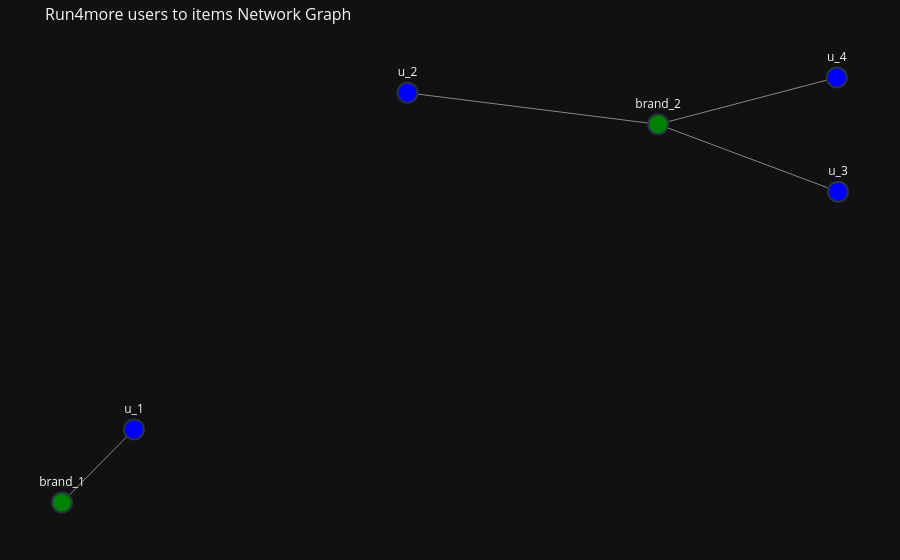

Notebook code cell kept with this figure:
### Markdown cell above
### 1.2. Interactive network graph

### Code cell
# Edge traces
edge_x = []
edge_y = []
for edge in G_1.edges():
    x0, y0 = pos[edge[0]]
    x1, y1 = pos[edge[1]]
    edge_x.extend([x0, x1, None])
    edge_y.extend([y0, y1, None])

edge_trace = go.Scatter(
    x=edge_x, y=edge_y,
    line=dict(width=1, color='#888'),
    hoverinfo='none',
    mode='lines'
)

# Node traces
node_x = []
node_y = []
for node in G_1.nodes():
    x, y = pos[node]
    node_x.append(x)
    node_y.append(y)

node_trace = go.Scatter(
    x=node_x, y=node_y,
    mode='markers+text',
    text=[node for node in G_1.nodes()],
    textposition="top center",
    marker=dict(
        color=node_colors,
        size=20,
        line=dict(width=2)
    ),
    hoverinfo='text'
)

# Plotly Go figure
fig = go.Figure(data=[edge_trace, node_trace],
                layout=go.Layout(
                    title='Run4more users to items Network Graph',
                    titlefont_size=16,
                    showlegend=False,
                    hovermode='closest',
                    margin=dict(b=20, l=5, r=5, t=40),
                    annotations=[dict(
                        text="",
                        showarrow=False,
                        xref="paper", yref="paper"
                    )],
                    xaxis=dict(showgrid=False, zeroline=False, showticklabels=False),
                    yaxis=dict(showgrid=False, zeroline=False, showticklabels=False)
                ))

fig.show()

### Figure 1 — Plotly figure (JSON) as saved in the notebook; plotly's stock layout.template omitted (floating-point values rounded to 4 significant figures)
{"data": [{"hoverinfo": "none", "line": {"color": "#888", "width": 1}, "mode": "lines", "type": "scatter", "x": [-0.4745, -0.5705, null, -0.1093, 0.2252, null, 0.2252, 0.4653, null, 0.2252, 0.4637, null], "y": [-0.7254, -1.0, null, 0.5394, 0.4211, null, 0.4211, 0.1681, null, 0.4211, 0.5969, null]}, {"hoverinfo": "text", "marker": {"color": ["blue", "green", "blue", "green", "blue", "blue"], "line": {"width": 2}, "size": 20}, "mode": "markers+text", "text": ["u_1", "brand_1", "u_2", "brand_2", "u_3", "u_4"], "textposition": "top center", "type": "scatter", "x": [-0.4745, -0.5705, -0.1093, 0.2252, 0.4653, 0.4637], "y": [-0.7254, -1.0, 0.5394, 0.4211, 0.1681, 0.5969]}], "layout": {"annotations": [{"showarrow": false, "text": "", "xref": "paper", "yref": "paper"}], "autosize": true, "hovermode": "closest", "margin": {"b": 20, "l": 5, "r": 5, "t": 40}, "showlegend": false, "title": {"font": {"size": 16}, "text": "Run4more users to items Network Graph"}, "xaxis": {"autorange": true, "range": [-0.6397, 0.5345], "showgrid": false, "showticklabels": false, "type": "linear", "zeroline": false}, "yaxis": {"autorange": true, "range": [-1.179, 0.7762], "showgrid": false, "showticklabels": false, "type": "linear", "zeroline": false}}}
